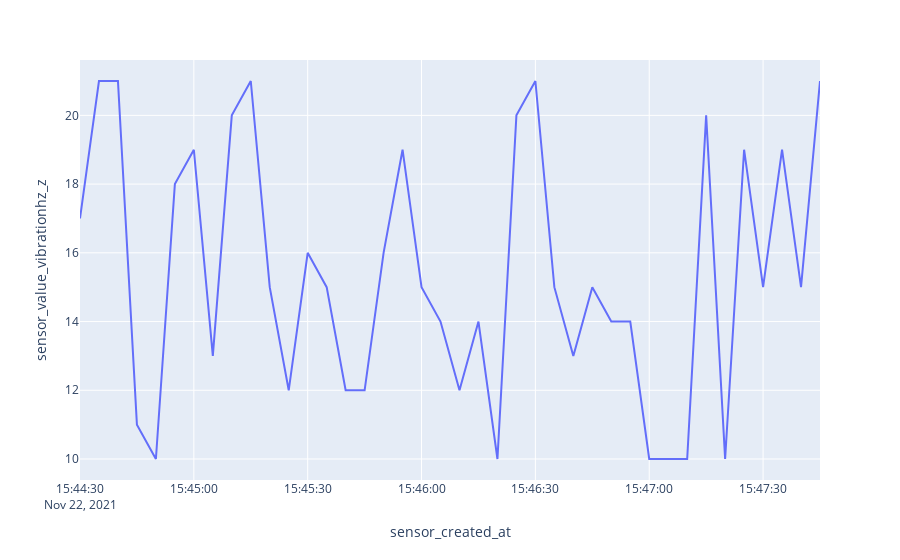

Here is the notebook cell this chart was saved with:
### Code cell
import plotly.express as px

fig = px.line(_df_sensor, x='sensor_created_at', y="sensor_value_vibrationhz_z")
fig.show()

### Figure 1 — Plotly figure (JSON) as saved in the notebook; plotly's stock layout.template omitted (floating-point values rounded to 4 significant figures)
{"data": [{"hovertemplate": "sensor_created_at=%{x}<br>sensor_value_vibrationhz_z=%{y}<extra></extra>", "legendgroup": "", "line": {"color": "#636efa", "dash": "solid"}, "marker": {"symbol": "circle"}, "mode": "lines", "name": "", "orientation": "v", "showlegend": false, "type": "scatter", "x": ["2021-11-22T15:44:30", "2021-11-22T15:44:35", "2021-11-22T15:44:40", "2021-11-22T15:44:45", "2021-11-22T15:44:50", "2021-11-22T15:44:55", "2021-11-22T15:45:00", "2021-11-22T15:45:05", "2021-11-22T15:45:10", "2021-11-22T15:45:15", "2021-11-22T15:45:20", "2021-11-22T15:45:25", "2021-11-22T15:45:30", "2021-11-22T15:45:35", "2021-11-22T15:45:40", "2021-11-22T15:45:45", "2021-11-22T15:45:50", "2021-11-22T15:45:55", "2021-11-22T15:46:00", "2021-11-22T15:46:05", "2021-11-22T15:46:10", "2021-11-22T15:46:15", "2021-11-22T15:46:20", "2021-11-22T15:46:25", "2021-11-22T15:46:30", "2021-11-22T15:46:35", "2021-11-22T15:46:40", "2021-11-22T15:46:45", "2021-11-22T15:46:50", "2021-11-22T15:46:55", "2021-11-22T15:47:00", "2021-11-22T15:47:05", "2021-11-22T15:47:10", "2021-11-22T15:47:15", "2021-11-22T15:47:20", "2021-11-22T15:47:25", "2021-11-22T15:47:30", "2021-11-22T15:47:35", "2021-11-22T15:47:40", "2021-11-22T15:47:45"], "xaxis": "x", "y": [17, 21, 21, 11, 10, 18, 19, 13, 20, 21, 15, 12, 16, 15, 12, 12, 16, 19, 15, 14, 12, 14, 10, 20, 21, 15, 13, 15, 14, 14, 10, 10, 10, 20, 10, 19, 15, 19, 15, 21], "yaxis": "y"}], "layout": {"legend": {"tracegroupgap": 0}, "margin": {"t": 60}, "xaxis": {"anchor": "y", "domain": [0, 1], "title": {"text": "sensor_created_at"}}, "yaxis": {"anchor": "x", "domain": [0, 1], "title": {"text": "sensor_value_vibrationhz_z"}}}}
